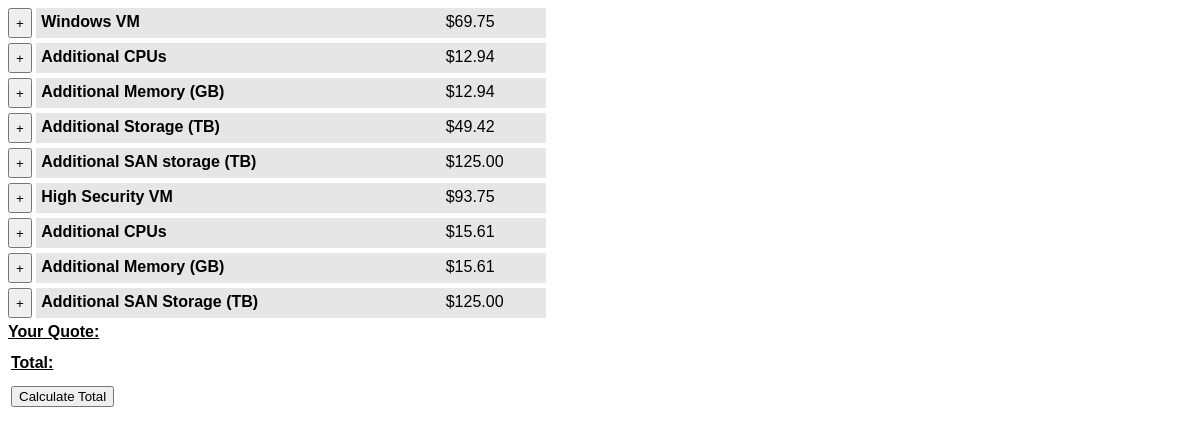
The app's page /index2.php with its own data.
### tables this page shows
CREATE TABLE IF NOT EXISTS `services` (
  `type` varchar(255) DEFAULT NULL,
  `name` varchar(255) DEFAULT NULL,
  `monthly` decimal(10,2) DEFAULT NULL,
  `annually` decimal(10,2) DEFAULT NULL,
  `desc` varchar(255) DEFAULT NULL
);

### index2.php (the view, shortened to what this page needs)
<?php
    try
    {
        $db = new PDO("mysql:host=localhost;dbname=itss_srv", "root", "");
        $db->setAttribute(PDO::ATTR_ERRMODE,PDO::ERRMODE_EXCEPTION);
        $db->exec("SET NAMES 'utf8'");
    }
    catch(Exception $e)
    {
        echo "ERROR: Could not connect to the database.";
        exit;
    }
    try
    {
        $services = $db->query("SELECT * FROM services");
    }
    catch(Exception $e)
    {
        echo "ERROR: This action cannot be performed.";
        exit;
    }
?>
<html>
    <head>
        <link rel="stylesheet" type="text/css" href="css/global.css">
    </head>
    <body>
        <?php
            while($row = $services->fetch(PDO::FETCH_ASSOC))
            {
        ?>
                <input type="button" class="add-button" onclick="addProduct('<?php echo $row['type']; ?>');" value="+">
                <div class="vm-services">
                    <span class="service-name">
                       <?php echo $row['name']; ?>
                    </span>
                    <span class="service-price">
                        $<?php echo $row['monthly']; ?>
                    </span>
                </div><br/>
        <?php
            }
        ?>
        <strong>Your Quote: </strong>
        <table id="totals" colspan="4">
            <tr>
                <td colspan="3">
                    <strong>Total: </strong>
                </td>
                <td colspan="1">
                    <input type="text" id="vm-sub-total" class="sub" readonly>
                </td>
            </tr>
            <tr>
                <td colspan="1">
                    <button onclick="sub('vm-sub')">Calculate Total</button>
                </td>
            </tr>
        </table>
    </body>
</html>

### css/global.css (style rules this page uses)
body { font-family: Arial; }
.vm-services { width: 500px; height: 20px; margin-bottom: 5px; padding: 5px; background-color: #e6e6e6; display: inline-block; vertical-align: top; }
.service-name { width: 400px; font-weight: bold; display: inline-block; }
.service-price { width: 50px; display: inline-block; }
.add-button { height: 30px; display: inline-block; vertical-align: top; }
span { display: inline-block; }
input[type="text"], .cpu_qty { width: 50px; }
.sub { border: 0px; background-color: transparent; }
input[readonly] { width: 400px; }
strong { text-decoration: underline; margin-bottom: 10px; display: block; }

### records on screen
services: name "Windows VM", monthly "69.75"
services: name "Additional CPUs", monthly "12.94"
services: name "Additional Memory (GB)", monthly "12.94"
services: name "Additional Storage (TB)", monthly "49.42"
services: name "Additional SAN storage (TB)", monthly "125.00"
services: name "High Security VM", monthly "93.75"
services: name "Additional CPUs", monthly "15.61"
services: name "Additional Memory (GB)", monthly "15.61"
services: name "Additional SAN Storage (TB)", monthly "125.00"
